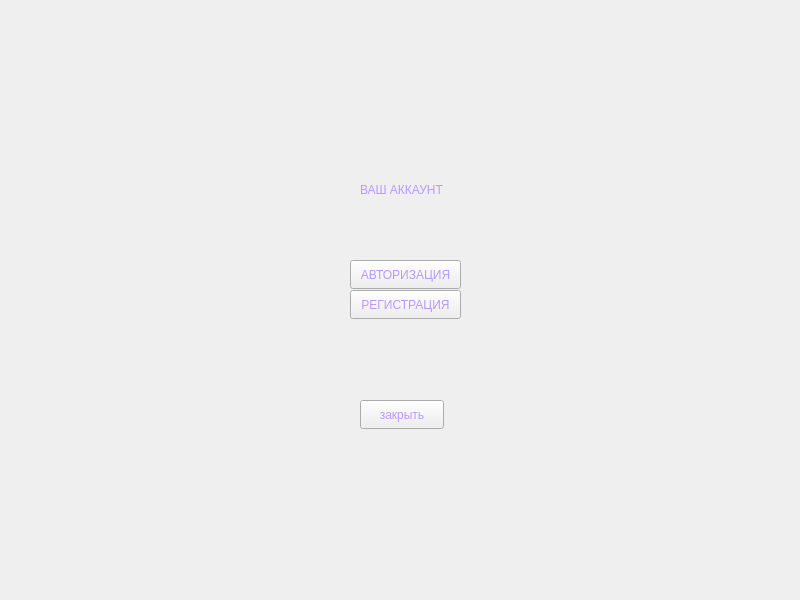
<?xml version="1.0" encoding="UTF-8"?>
<ui version="4.0">
 <class>Widget</class>
 <widget class="QWidget" name="Widget">
  <property name="geometry">
   <rect>
    <x>0</x>
    <y>0</y>
    <width>800</width>
    <height>600</height>
   </rect>
  </property>
  <property name="windowTitle">
   <string>Widget</string>
  </property>
  <widget class="QWidget" name="widget" native="true">
   <property name="geometry">
    <rect>
     <x>130</x>
     <y>110</y>
     <width>541</width>
     <height>341</height>
    </rect>
   </property>
   <property name="styleSheet">
    <string notr="true">color: rgb(185, 152, 255);</string>
   </property>
   <widget class="QPushButton" name="pushButton">
    <property name="geometry">
     <rect>
      <x>220</x>
      <y>150</y>
      <width>111</width>
      <height>29</height>
     </rect>
    </property>
    <property name="text">
     <string>АВТОРИЗАЦИЯ</string>
    </property>
   </widget>
   <widget class="QPushButton" name="pushButton_2">
    <property name="geometry">
     <rect>
      <x>220</x>
      <y>180</y>
      <width>111</width>
      <height>29</height>
     </rect>
    </property>
    <property name="text">
     <string>РЕГИСТРАЦИЯ</string>
    </property>
   </widget>
   <widget class="QLabel" name="label">
    <property name="geometry">
     <rect>
      <x>230</x>
      <y>70</y>
      <width>91</width>
      <height>20</height>
     </rect>
    </property>
    <property name="text">
     <string>ВАШ АККАУНТ</string>
    </property>
   </widget>
   <widget class="QPushButton" name="pushButton_3">
    <property name="geometry">
     <rect>
      <x>230</x>
      <y>290</y>
      <width>84</width>
      <height>29</height>
     </rect>
    </property>
    <property name="text">
     <string>закрыть</string>
    </property>
   </widget>
  </widget>
 </widget>
 <resources/>
 <connections/>
</ui>
